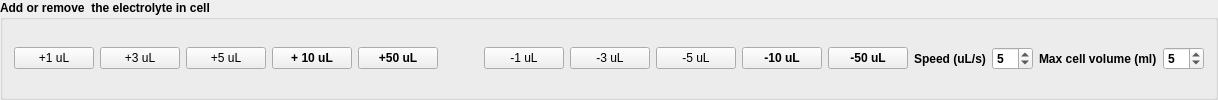
            <widget class="QGroupBox" name="groupBox">
             <property name="sizePolicy">
              <sizepolicy hsizetype="Fixed" vsizetype="Preferred">
               <horstretch>0</horstretch>
               <verstretch>0</verstretch>
              </sizepolicy>
             </property>
             <property name="font">
              <font>
               <weight>75</weight>
               <bold>true</bold>
              </font>
             </property>
             <property name="title">
              <string>Add or remove  the electrolyte in cell </string>
             </property>
             <layout class="QHBoxLayout" name="horizontalLayout_11">
              <item>
               <widget class="QPushButton" name="pushButton_add_1ul">
                <property name="sizePolicy">
                 <sizepolicy hsizetype="Fixed" vsizetype="Fixed">
                  <horstretch>0</horstretch>
                  <verstretch>0</verstretch>
                 </sizepolicy>
                </property>
                <property name="font">
                 <font>
                  <weight>50</weight>
                  <bold>false</bold>
                 </font>
                </property>
                <property name="text">
                 <string>+1 uL</string>
                </property>
               </widget>
              </item>
              <item>
               <widget class="QPushButton" name="pushButton_add_3ul">
                <property name="sizePolicy">
                 <sizepolicy hsizetype="Fixed" vsizetype="Fixed">
                  <horstretch>0</horstretch>
                  <verstretch>0</verstretch>
                 </sizepolicy>
                </property>
                <property name="font">
                 <font>
                  <weight>50</weight>
                  <bold>false</bold>
                 </font>
                </property>
                <property name="text">
                 <string>+3 uL</string>
                </property>
               </widget>
              </item>
              <item>
               <widget class="QPushButton" name="pushButton_add_5ul">
                <property name="sizePolicy">
                 <sizepolicy hsizetype="Fixed" vsizetype="Fixed">
                  <horstretch>0</horstretch>
                  <verstretch>0</verstretch>
                 </sizepolicy>
                </property>
                <property name="font">
                 <font>
                  <weight>50</weight>
                  <bold>false</bold>
                 </font>
                </property>
                <property name="text">
                 <string>+5 uL</string>
                </property>
               </widget>
              </item>
              <item>
               <widget class="QPushButton" name="pushButton_add_10ul">
                <property name="text">
                 <string>+ 10 uL</string>
                </property>
               </widget>
              </item>
              <item>
               <widget class="QPushButton" name="pushButton_add_50ul">
                <property name="text">
                 <string>+50 uL</string>
                </property>
               </widget>
              </item>
              <item>
               <spacer name="horizontalSpacer_4">
                <property name="orientation">
                 <enum>Qt::Horizontal</enum>
                </property>
                <property name="sizeHint" stdset="0">
                 <size>
                  <width>40</width>
                  <height>20</height>
                 </size>
                </property>
               </spacer>
              </item>
              <item>
               <widget class="QPushButton" name="pushButton_remove_1ul">
                <property name="sizePolicy">
                 <sizepolicy hsizetype="Fixed" vsizetype="Fixed">
                  <horstretch>0</horstretch>
                  <verstretch>0</verstretch>
                 </sizepolicy>
                </property>
                <property name="font">
                 <font>
                  <weight>50</weight>
                  <bold>false</bold>
                 </font>
                </property>
                <property name="text">
                 <string>-1 uL</string>
                </property>
               </widget>
              </item>
              <item>
               <widget class="QPushButton" name="pushButton_remove_3ul">
                <property name="sizePolicy">
                 <sizepolicy hsizetype="Fixed" vsizetype="Fixed">
                  <horstretch>0</horstretch>
                  <verstretch>0</verstretch>
                 </sizepolicy>
                </property>
                <property name="font">
                 <font>
                  <weight>50</weight>
                  <bold>false</bold>
                 </font>
                </property>
                <property name="text">
                 <string>-3 uL</string>
                </property>
               </widget>
              </item>
              <item>
               <widget class="QPushButton" name="pushButton_remove_5ul">
                <property name="sizePolicy">
                 <sizepolicy hsizetype="Fixed" vsizetype="Fixed">
                  <horstretch>0</horstretch>
                  <verstretch>0</verstretch>
                 </sizepolicy>
                </property>
                <property name="font">
                 <font>
                  <weight>50</weight>
                  <bold>false</bold>
                 </font>
                </property>
                <property name="text">
                 <string>-5 uL</string>
                </property>
               </widget>
              </item>
              <item>
               <widget class="QPushButton" name="pushButton_remove_10ul">
                <property name="text">
                 <string>-10 uL</string>
                </property>
               </widget>
              </item>
              <item>
               <widget class="QPushButton" name="pushButton_remove_50ul">
                <property name="text">
                 <string>-50 uL</string>
                </property>
               </widget>
              </item>
              <item>
               <widget class="QLabel" name="label_3">
                <property name="text">
                 <string>Speed (uL/s)</string>
                </property>
               </widget>
              </item>
              <item>
               <widget class="QSpinBox" name="spinBox_speed">
                <property name="value">
                 <number>5</number>
                </property>
               </widget>
              </item>
              <item>
               <widget class="QLabel" name="label_44">
                <property name="text">
                 <string>Max cell volume (ml)</string>
                </property>
               </widget>
              </item>
              <item>
               <widget class="QSpinBox" name="spinBox_cell_volume">
                <property name="value">
                 <number>5</number>
                </property>
               </widget>
              </item>
             </layout>
            </widget>
